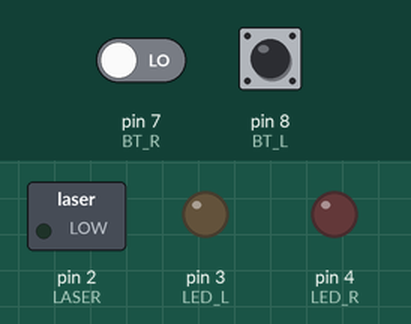
Simulated run of this sketch. Board: Arduino Uno, built with avr-gcc and run on an emulated ATmega328P. Shown: switched loads named in the sketch (green lamp = pin HIGH), output pins drawn as LEDs (lit = HIGH). Dashed ring = blinking. Inputs (shaded band) come from the test bench; at power-on: pin 8 (BT_L) LOW, pin 7 (BT_R) LOW.

Above: at 1.2 s.
1.3 s: pin 8 (BT_L) driven HIGH
At 1.48 s:
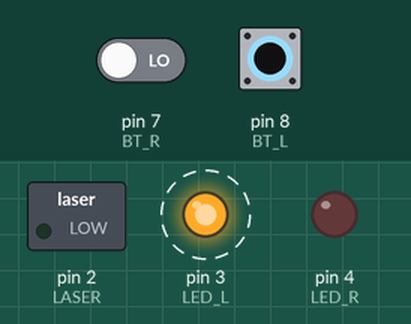
4.3 s: pin 7 (BT_R) driven HIGH
At 5.1 s:
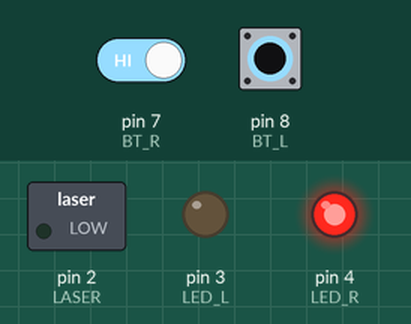
5.8 s: pin 8 (BT_L) pulsed LOW 2 times (0.12 s each, 0.3 s apart)
At 7.4 s:
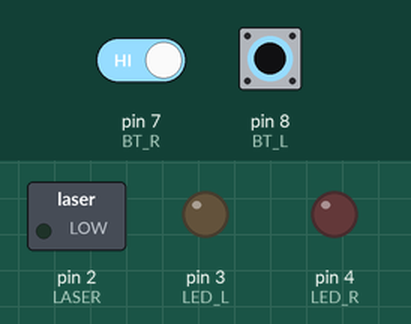
Timing chart, 0 to 8.9 s (numbered marks = the images above; inputs shaded):
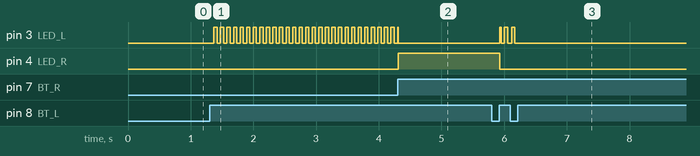

The sketch:

ver2.ino
```cpp
/*
 * —————————————————————————— *
 *                   ---- A0     VIN ---
 *                   ---- A1     VCC ---
 *                   ---- A2     GND ---
 *                   ---- A3     RES ---
 *                   ---- A4     14 ----
 *                   ---- A5     13 ----
 *                   ---- A6     12 ---- PING_L_ECHO   green
 *                   ----  0     11 ---- PING_L_TRIG   yel
 *                   ----  1     10 ---- PING_R_ECHO   green
 *             Laser ---- ~2      9 ---- PING_R_TRIG   yel
 *    purple   LED_L ---- ~3      8 ---- BT_L
 *    blue     LED_R ---- ~4      7 ---- BT_R
 *    orange   LED_B ---- ~5      6 ---- BT_HEAD
 *
 * —————————————————————————— *
 *    battery 4V
 *    laser 2.3V
 * —————————————————————————— *
 */

const int LASER = 2, LED_L = 3, LED_R = 4, LED_B = 5;
const int BT_L = 8, BT_R = 7, BT_HEAD = 6;
const int PING_L_ECHO = 12, PING_L_TRIG = 11, PING_R_ECHO = 10, PING_R_TRIG = 9;

const bool LEFT = false, RIGHT = true;

class TempName{
  public:
    bool rval = false, rprev_val = false, rled_on = false;
    bool lval = false, lprev_val = false, lled_on = false;
    int timer = 0;

    int ping(bool side){
      int trig, echo;
      if(side == LEFT) {
        trig = PING_L_TRIG; echo = PING_L_ECHO;
        Serial.print("Distance @ left: ");
      } else {
        trig = PING_R_TRIG; echo = PING_R_ECHO;
        Serial.print("Distance @ right: ");
      }
      digitalWrite(trig, LOW);    delayMicroseconds(2);
      digitalWrite(trig, HIGH);   delayMicroseconds(10);
      digitalWrite(trig, LOW);
      int distance = pulseIn(echo, HIGH) / 58;
      Serial.println(distance);
      return distance;
    }

    void emergency(){

    }

    void led(){
      rval = digitalRead(BT_R);
      lval = digitalRead(BT_L);


      if(rval && !rprev_val) {
        rled_on = !rled_on;
        lled_on = false;
        delay(10);
      }
      if(!rval && rprev_val) {
        delay(10);
      }
      rprev_val = rval;
      if(rled_on == true) {
        if(timer < 500) digitalWrite(LED_R, true);
        else digitalWrite(LED_R, false);
      } else {
        digitalWrite(LED_R, false);
      }

      if(lval && !lprev_val) {
        lled_on = !lled_on;
        rled_on = false;
        delay(10);
      }
      if(!lval && lprev_val) {
        delay(10);
      }
      lprev_val = lval;
      if(lled_on == true){
        if(timer<50) digitalWrite(LED_L, true);
        else digitalWrite(LED_L, false);
      } else {
        digitalWrite(LED_L, false);
      }
      timer ++;
      if(timer > 100) timer = 0;
    }
};

TempName board;
void setup(){
  Serial.begin(9600);
  pinMode(PING_L_TRIG, OUTPUT);
  pinMode(PING_L_ECHO, INPUT);
  pinMode(PING_R_TRIG, OUTPUT);
  pinMode(PING_R_ECHO, INPUT);
  pinMode(LED_L, OUTPUT);
  pinMode(LED_R, OUTPUT);
  pinMode(BT_L, INPUT);
  pinMode(BT_R, INPUT);
}

void loop(){
  //board.ping(LEFT);
  //board.ping(RIGHT);
  board.led();
  analogWrite(LASER, 0);
  delay(1);
}
```

Measured:
- after the input at 1.3 s, pin 3 (LED_L): alternates HIGH for 0.05 s and LOW for 0.05 s, starting after 0.07 s
- after the input at 4.3 s, pin 4 (LED_R): LOW → HIGH at once
- after the input at 5.8 s, pin 3 (LED_L): alternates HIGH for 0.05 s and LOW for 0.06 s, 6 changes in all, then stays LOW, starting after 0.13 s; pin 4 (LED_R): HIGH → LOW after 0.13 s
